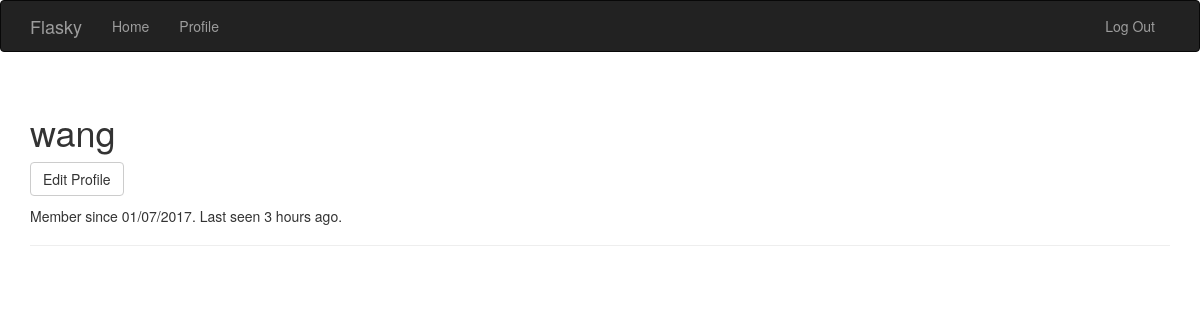
Before: /user/wang (signed in) with the older database file.
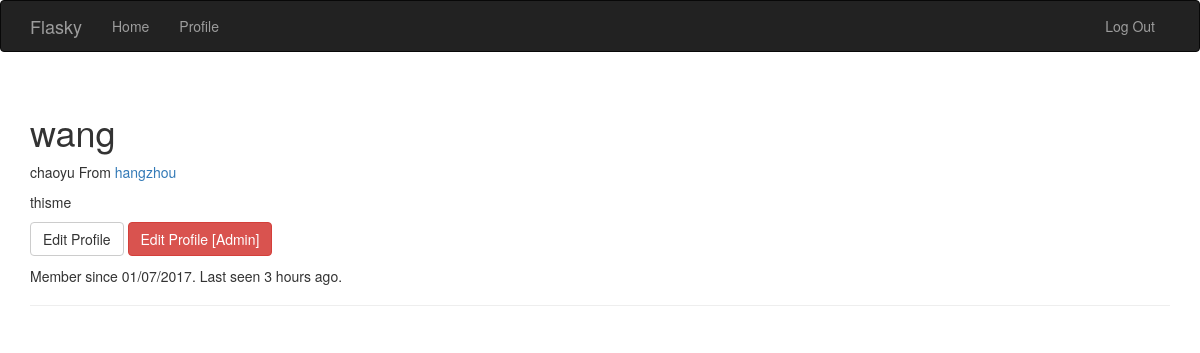
After: the same page with the newer database file.
### hello.py (models this page shows, shortened)
class User(UserMixin, db.Model):
    __tablename__ = 'users'
    id = db.Column(db.Integer, primary_key=True)
    username = db.Column(db.String(64), unique=True, index=True)
    role_id = db.Column(db.String(64))
    password = db.Column(db.String(128))
    name = db.Column(db.String(64))
    location = db.Column(db.String(64))
    about_me = db.Column(db.Text())
    member_since = db.Column(db.DateTime(), default=datetime.utcnow)
    last_seen = db.Column(db.DateTime(), default=datetime.utcnow)
    posts = db.relationship('Post', backref='author', lazy='dynamic')
    def is_administrator(self):
        if self.role_id.__eq__('1'):
            return True
        else:
            return False
        return False

### hello.py (the view)
@app.route('/user/<username>')
def user(username):
    user = User.query.filter_by(username=username).first()
    if user is None:
        abort(404)
    return render_template('user.html', user=user)

### hello.py (called while the page is built)
@login_manager.user_loader
def load_user(user_id):
    return User.query.get(int(user_id))

### templates/user.html (shortened to what this page needs)
{% extends "base.html" %}
{% block page_content %}
<div class="page-header">
    <h1>{{ user.username }}</h1>
    {% if user.name or user.location %}
    <p>
        {% if user.name %}{{ user.name }}{% endif %}
        {% if user.location %}
            From <a href="http://maps.google.com/?q={{ user.location }}">{{ user.location }}</a>
        {% endif %}
    </p>
    {% endif %}
    {% if user.about_me %}<p>{{ user.about_me }}</p>{% endif %}
    <p>
            {% if user == current_user %}
            <a class="btn btn-default" href="{{ url_for('.edit_profile') }}">Edit Profile</a>
            {% endif %}
            {% if current_user.is_administrator() %}
            <a class="btn btn-danger" href="{{ url_for('.edit_profile_admin', id=user.id) }}">Edit Profile [Admin]</a>
            {% endif %}
    </p>
    <p>Member since {{ moment(user.member_since).format('L') }}. Last seen {{ moment(user.last_seen).fromNow() }}.</p>
</div>
{% endblock %}

Changed rows visible on the page:
changed User "wang": name (not shown) → "chaoyu"; location (not shown) → "hangzhou"; about_me (not shown) → "thisme"; role_id "2" → "1" (drawn)
Other visible differences:
text now shown: "From Edit Profile [Admin]"
